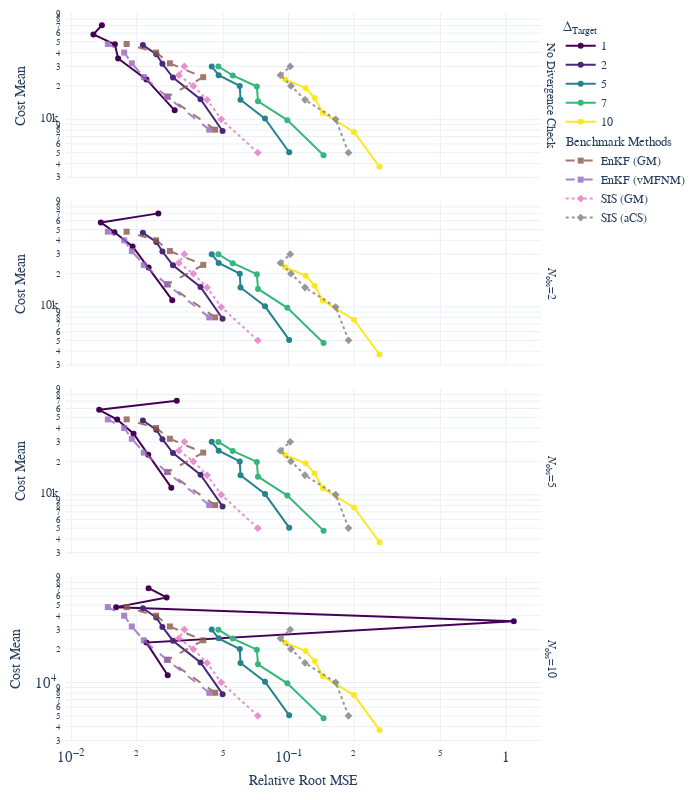
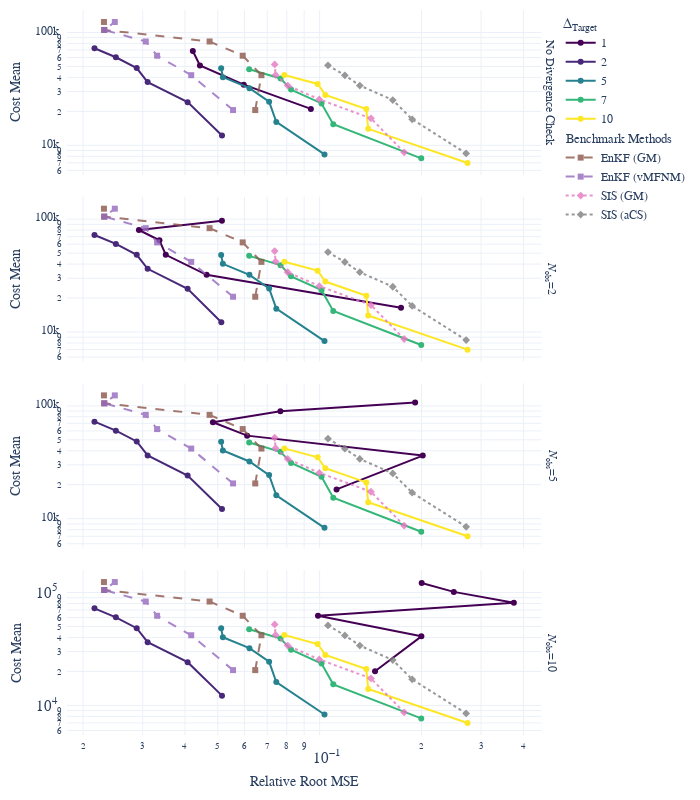
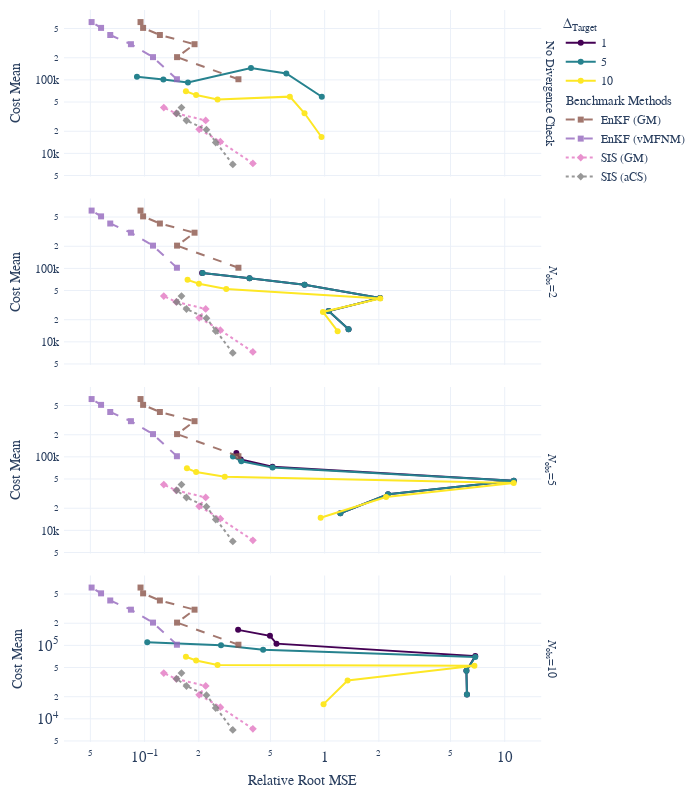
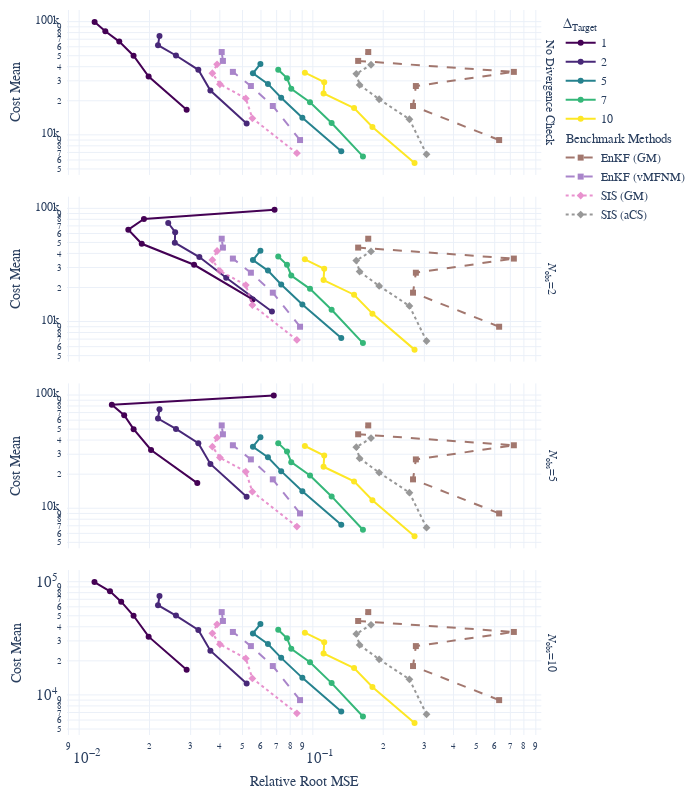

Notebook code for these charts, in order:
### Markdown cell above
### Study peformance

### Code cell
for prob in df_agg.Problem.unique():
    # filter
    this_df = df_agg.query("Problem == @prob & Method=='CBREE'")
    this_df = this_df[this_df["$\\epsilon_{{\\text{{Target}}}}$"]==best_tolerance]
    this_df = this_df[this_df["Smoothing Function"] == best_approximation]
    this_df = this_df[this_df['$N_{{ \\text{{obs}} }}$'].isin([0, 2,5,10])]
    cmap = ree.sr_to_color_dict(this_df["$\\Delta_{{\\text{{Target}}}}$"])
    this_df["cvar_tgt_str"] = this_df["$\\Delta_{{\\text{{Target}}}}$"].apply(str)
    this_df = this_df.sort_values(["$\\Delta_{{\\text{{Target}}}}$", "$N_{{ \\text{{obs}} }}$"])
    # plot
    fig = px.line(
        this_df,
        x = "Relative Root MSE",
        y="Cost Mean",
        facet_col="Method",
        facet_row="$N_{{ \\text{{obs}} }}$",
        color_discrete_map=cmap,
        color="cvar_tgt_str",
        hover_name='Success Rate',
        log_x=True,
        log_y=True,
        markers=True,
        labels=LATEX_TO_HTML | {"cvar_tgt_str": LATEX_TO_HTML[DF_COLUMNS_TO_LATEX["cvar_tgt"]]})
    # add benchmark
    this_df_bm = df_bm_agg.query("Problem == @prob & cvar_tgt == 1")
    num_rows = len(this_df["$N_{{ \\text{{obs}} }}$"].unique())
    num_cols = len(this_df["Method"].unique())
    for bm_solver in this_df_bm.Solver.unique():
        dat =this_df_bm.query("Solver == @bm_solver")
        trace_dict = {
            "x" : dat["Relative Root MSE"],
            "y" : dat["Cost Mean"],
            "legendgrouptitle_text": "Benchmark Methods",
            "name": bm_solver,
            "legendgroup": "group",
            "mode": "markers+lines",
            "opacity": 0.8
        }
        trace_dict = trace_dict | BM_SOLVER_SCATTER_STYLE[bm_solver]
        fig = ree.add_scatter_to_subplots(fig, num_rows, num_cols, **trace_dict)
    # style figure
    fig.update_layout(**MY_LAYOUT)
    fig.update_layout(**{"width":700,
    "height":800})
    # remove column heading   
    fig.for_each_annotation(
        lambda a: a.update(text="" if a.text.startswith("Method") else a.text)) 
    # overwrite N_obs = 0
    old_a = LATEX_TO_HTML[DF_COLUMNS_TO_LATEX["observation_window"]] + "=0"
    new_a = "No Divergence Check"
    fig.for_each_annotation(
        lambda a: a.update(text = new_a if a.text.startswith(old_a) else a.text))
    # save and show
    fig.write_image(f"{prob} stopping criterion.png".replace(" ", "_").lower(), scale=WRITE_SCALE)
    fig.show()
    # make and save caption
    fig_description = f"Solving the {prob} with the CBREE method using  \
different parameters. \
We vary the stopping criterion $\\Delta_{{\\text{{Target}}}}$ (color) and \
the length of the observation window $N_\\text{{obs}}$ (row). \
The parameter $\\epsilon_{{\\text{{Target}}}} = {best_tolerance}$ \
and the choice of the indicator approximation {INDICATOR_APPROX_LATEX_NAME[best_approximation]} \
are fixed. \
Furthermore we plot also the performance of the benchmark methods EnKF \
and SiS. \
We used the sample sizes $J \\in {ree.vec_to_latex_set(df_agg['Sample Size'].unique())}$. \
Each marker represents the empirical estimates based the successful portion of $200$ simulations."
    with open(f"{prob} criterion_desc.tex".replace(" ", "_").lower(), "w") as file:
        file.write(fig_description)
    display(Markdown(fig_description))
